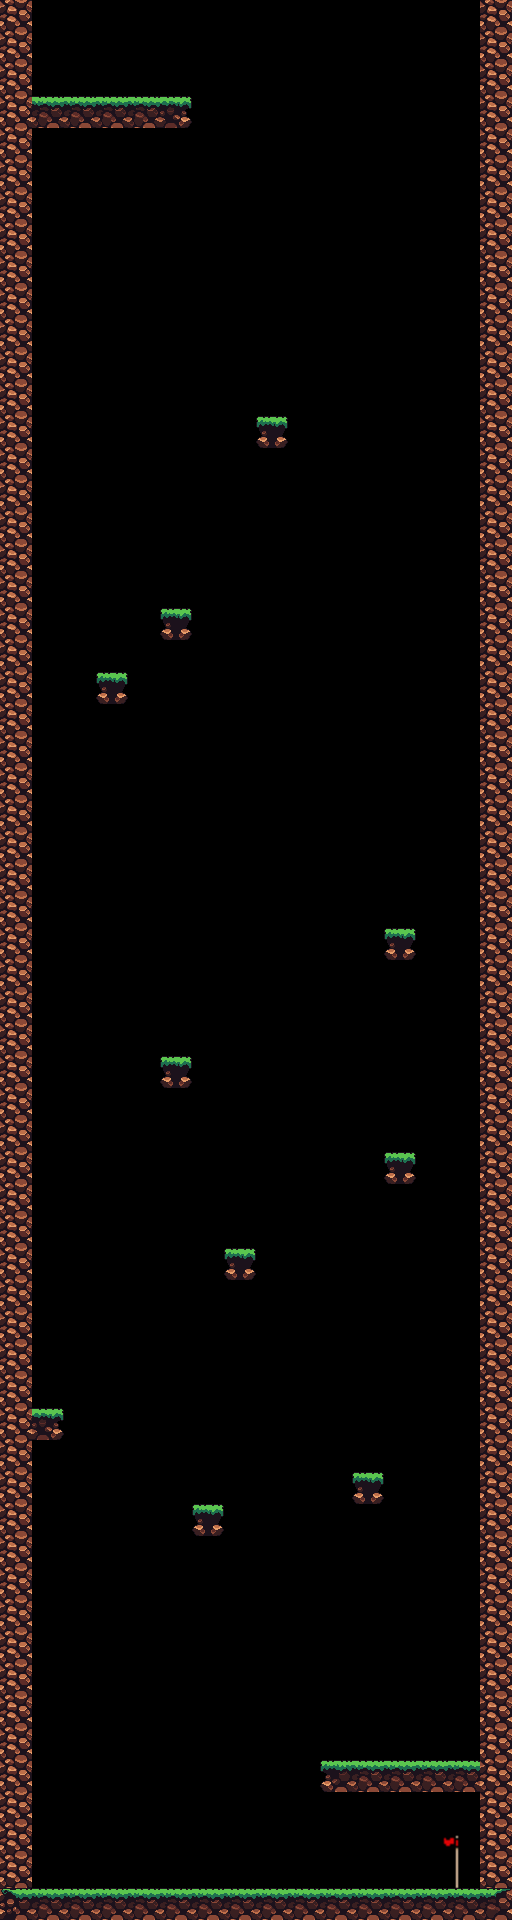

The image is a tile-based game level rendered from a .tmx file. Its description and source (layers, tilesets, objects; grid data summarised) follow:
An orthogonal 16x60 tile map with 32x32 px tiles, 1 tile layer (Terrain), 1 hidden layer not drawn, 2 tilesets, 1 image layer and 32 objects (14x Stationary, EndSquare, BeginSquare).

<map version="1.10" tiledversion="1.10.0" orientation="orthogonal" renderorder="right-down" width="16" height="60" tilewidth="32" tileheight="32" infinite="0" nextlayerid="7" nextobjectid="34">
 <tileset firstgid="1" source="LevelMaterials/Background.tsx" />
 <tileset firstgid="85" source="LevelMaterials/GolfTerrain.tsx" />
 <layer id="1" name="Background" width="16" height="60" visible="0">
  <data>[960 cells, 960 non-empty, 84 distinct tile ids]</data>
 </layer>
 <imagelayer id="4" name="Flag" offsetx="440" offsety="1826">
  <image source="LevelMaterials/GolfFlag.png" width="30" height="64" />
 </imagelayer>
 <layer id="2" name="Terrain" width="16" height="60">
  <data>[960 cells, 154 non-empty, 7 distinct tile ids]</data>
 </layer>
 <objectgroup id="6" name="Enemies">
  <object id="8" x="64.2554" y="1836.46" width="43.5278" height="42.4914" />
  <object id="20" name="Stationary" x="385.178" y="867.869" width="34.1297" height="34.1297" />
  <object id="21" name="Stationary" x="34.1297" y="1370.06" width="34.1297" height="34.1297" />
  <object id="22" name="Stationary" x="158.013" y="1017.24" width="34.1297" height="34.1297" />
  <object id="23" name="Stationary" x="222.957" y="1206.96" width="34.1297" height="34.1297" />
  <object id="24" name="Stationary" x="381.783" y="1113" width="34.1297" height="34.1297" />
  <object id="25" name="Stationary" x="350.761" y="1428.76" width="34.1297" height="34.1297" />
  <object id="26" name="Stationary" x="189.006" y="1457.56" width="34.1297" height="34.1297" />
  <object id="27" name="Stationary" x="93.7262" y="626.631" width="34.1297" height="34.1297" />
  <object id="28" name="Stationary" x="157.985" y="569.02" width="34.1297" height="34.1297" />
  <object id="29" name="Stationary" x="255.481" y="374.028" width="34.1297" height="34.1297" />
  <object id="30" name="Stationary" x="321.956" y="1716.82" width="34.1297" height="34.1297" />
  <object id="31" name="Stationary" x="364.056" y="1717.92" width="34.1297" height="34.1297" />
  <object id="32" name="Stationary" x="401.725" y="1719.03" width="34.1297" height="34.1297" />
  <object id="33" name="Stationary" x="438.286" y="1719.03" width="34.1297" height="34.1297" />
 </objectgroup>
 <objectgroup id="3" name="Collision">
  <object id="1" x="-0.527304" y="-2.85459" width="31.9278" height="1924.54" />
  <object id="2" x="-5.70919" y="1887.67" width="516.682" height="33.4733" />
  <object id="3" x="480.608" y="0" width="31.6551" height="1904.01" />
  <object id="4" x="5.69096" y="96.2744" width="184.785" height="32.1824" />
  <object id="9" x="161.783" y="1058.02" width="29.254" height="29.254" />
  <object id="10" x="224.281" y="1245.73" width="29.254" height="34.1297" />
  <object id="11" x="192.589" y="1499.27" width="29.254" height="34.1297" />
  <object id="12" x="353.486" y="1467.58" width="29.254" height="36.5675" />
  <object id="13" x="29.254" y="1409.07" width="31.6919" height="31.6919" />
  <object id="14" x="92.6377" y="670.405" width="34.1297" height="34.1297" />
  <object id="15" x="158.459" y="611.897" width="31.6919" height="24.3784" />
  <object id="16" x="382.74" y="926.377" width="34.1297" height="36.5675" />
  <object id="17" x="385.178" y="1150.66" width="29.6981" height="34.1297" />
  <object id="18" x="255.973" y="414.432" width="31.6919" height="34.1297" />
  <object id="19" x="319.356" y="1760.12" width="165.773" height="29.254" />
 </objectgroup>
 <objectgroup id="5" name="StartEnd">
  <object id="5" name="EndSquare" x="435.278" y="1828.17" width="36.2732" height="59.0735" />
  <object id="7" name="BeginSquare" x="44.5642" y="42.4914" width="33.1641" height="48.7097" />
 </objectgroup>
</map>
